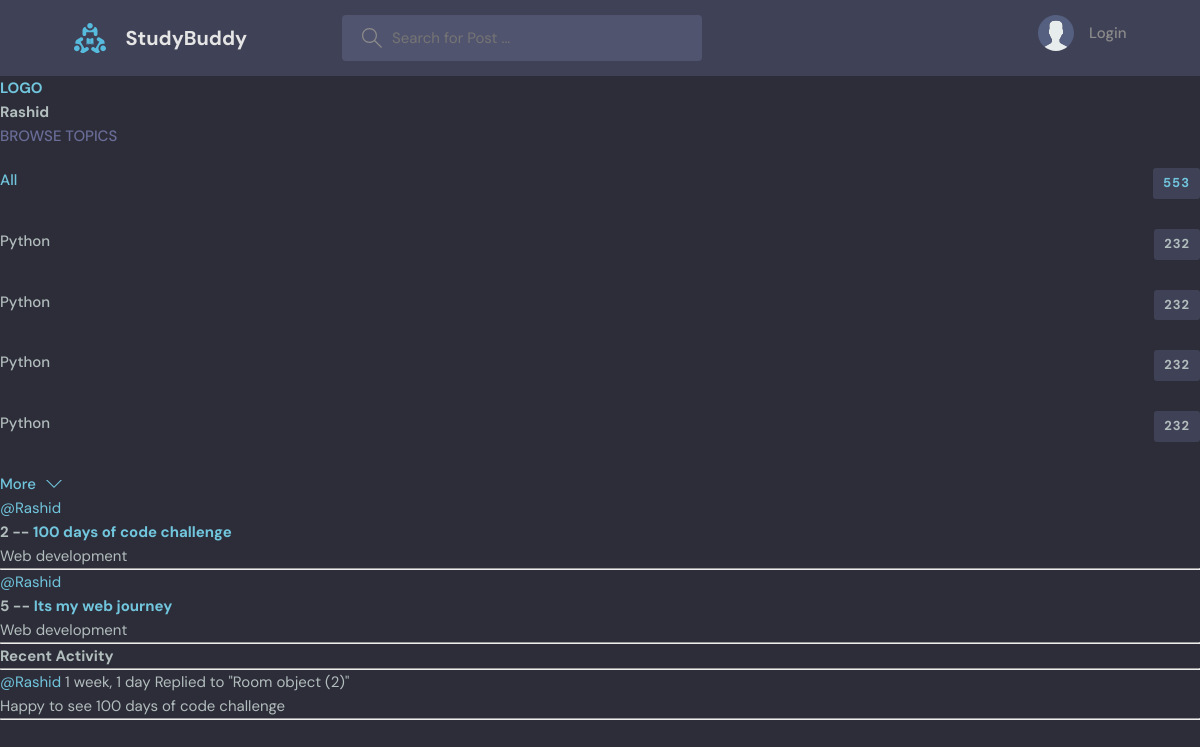
The app's page /profile/2/ with its own data.
### base/models.py (models this page shows, shortened)
class Topic (models.Model):
    name=models.CharField(max_length=200)

class Room(models.Model):
    host = models.ForeignKey(User, on_delete=models.SET_NULL ,null=True)
    topic = models.ForeignKey(Topic, on_delete=models.SET_NULL ,null=True)
    name= models.CharField(max_length=200)
    description = models.TextField(null=True,blank=True)
    participants = models.ManyToManyField(User,related_name='participants',blank=True)
    updated = models.DateTimeField(auto_now=True)
    created =models.DateTimeField(auto_now_add=True)

class Message (models.Model):
        user = models.ForeignKey(User, on_delete= models.CASCADE)
        room =models.ForeignKey(Room, on_delete=models.CASCADE)
        body =models.TextField()
        updated = models.DateTimeField(auto_now=True)
        created =models.DateTimeField(auto_now_add=True)
        def __str__(self):
            return self.body[0:50]

### base/views.py (the view)
# urls.py: path('profile/<str:pk>/',views.userProfile, name="user-profile"),
def userProfile(request,pk):
    user = User.objects.get(id=pk)
    rooms = user.room_set.all()
    room_messages = user.message_set.all()
    topics=Topic.objects.all()
    context = {'user':user,'rooms':rooms,'room_messages':room_messages,'topics':topics}
    return render(request,'base/profile.html',context)

### base/templates/base/profile.html (shortened to what this page needs)
{% extends 'main.html' %}
{% block content %}
<h1> {{user.username }}</h1>
<div profile-container>
    <div>
        {% include 'base/topic_component.html' %}
    </div>
    <div>
         {% include 'base/feed_component.html' %}
    </div>
    <div>
        {% include 'base/activity_component.html' %}
    </div>
</div>
{% endblock content %}

### base/templates/base/topic_component.html
<div class="topics">
  <div class="topics__header">
    <h2>Browse Topics</h2>
  </div>
  <ul class="topics__list">
    <li>
      <a href="{% url 'home'%}" class="active">All <span>553</span></a>
    </li>
    {% for topic in topics %}
    <li>
      <a href="{% url 'home' %}?q={{topic.name}}">Python <span>232</span></a>
    </li>
    {% endfor %}
  </ul>
  <a class="btn btn--link" href="topics.html">
    More
    <svg version="1.1" xmlns="http://www.w3.org/2000/svg" width="32" height="32" viewBox="0 0 32 32">
      <title>chevron-down</title>
      <path d="M16 21l-13-13h-3l16 16 16-16h-3l-13 13z"></path>
    </svg>
  </a>
</div>

### base/templates/base/feed_component.html (shortened to what this page needs)
<div>
{%  for room in rooms %}
<div>
  <a href="{% url 'user-profile' room.host.id %}">@{{room.host.username}} </a>
  <h5> {{room.id}} -- <a href="{% url 'room' room.id %}">{{room.name}} </a></h5>
  <small>{{room.topic.name}}</small>
  <hr>
</div>
{% endfor %}
    </div>

### base/templates/base/activity_component.html (shortened to what this page needs)
<h3>Recent Activity</h3>
  <hr>
  {% for message in room_messages%}
  <div>
    <small><a href=" {% url 'user-profile' message.user.id %}">@{{message.user}} </a> {{message.created|timesince}}</small>
    <small>Replied to "{{message.room}}"</small>
    <p>{{message}}</p>
    <hr>
</div>
{% endfor %}

### static/styles/style.css (style rules this page uses)
:root { --color-main: #71c6dd; --color-main-light: #e1f6fb; --color-dark: #3f4156; --color-dark-medium: #51546e; --color-dark-light: #696d97; --color-light: #e5e5e5; --color-gray: #8b8b8b; --color-light-gray: #b2bdbd; --color-bg: #2d2d39; --color-success: #5dd693; --color-error: #fc4b0b; }
* { font-family: "DM Sans", -apple-system, BlinkMacSystemFont, "Segoe UI", Roboto, Oxygen, Ubuntu, Cantarell, "Open Sans", "Helvetica Neue", sans-serif; margin: 0; padding: 0; box-sizing: border-box; text-rendering: optimizeLegibility; font-size: inherit; }
html { font-size: 56.25%; }
@media only screen and (min-width: 1200px) { html { font-size: 62.5%; } }
body { line-height: 1.6; font-weight: 400; font-size: 1.5rem; color: var(--color-light-gray); background-color: var(--color-bg); min-height: 100vh; }
a { display: inline-block; color: var(--color-main); text-decoration: none; }
.btn { background-color: transparent; border: none; display: inline-flex; align-items: center; gap: 1rem; cursor: pointer; transition: all ease-in-out 0.3s; padding: 1rem 2rem; border-radius: 5px; box-shadow: 1px 1px 3px 1px rgba(0, 0, 0, 0.15); font-weight: 500; }
.btn--link { border-radius: 0; padding: 0; color: var(--color-main); box-shadow: none; }
.btn > svg { fill: currentColor; width: 1.6rem; height: 1.6rem; }
.topics__header { margin-bottom: 2rem; }
.topics__header h2 { text-transform: uppercase; font-weight: 500; color: var(--color-dark-light); }
.topics__list { list-style: none; }
.topics__list li a { display: flex; justify-content: space-between; margin-bottom: 3rem; font-weight: 500; color: var(--color-light-gray); transition: all 0.3s ease-in-out; }
.topics__list li a.active, .topics__list li a:hover { color: var(--color-main); }
.topics__list li a span { padding: 0.5rem 1rem; background-color: var(--color-dark); border-radius: 3px; font-size: 1.3rem; font-weight: 700; letter-spacing: 1px; }

### records on screen
Room: host.username "Rashid", id "2", name "100 days of code challenge", topic.name "Web development"
Room: host.username "Rashid", id "5", name "Its my web journey", topic.name "Web development"
Message: user "Rashid", created "1 week, 1 day", room "Room object (2)", body "Happy to see 100 days of code challenge"

### other values on screen
{{ user.username }} "Rashid"
